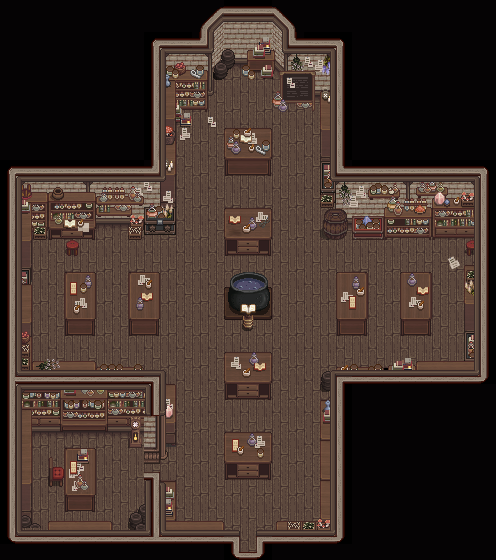

The image is a tile-based game level rendered from a .tmx file. Its description and source (layers, tilesets, objects; grid data summarised) follow:
An orthogonal 31x35 tile map with 16x16 px tiles, 5 tile layers (Back, Back1, Buildings, Front, ...).

<map version="1.10" tiledversion="1.12.2" orientation="orthogonal" renderorder="right-down" compressionlevel="0" width="31" height="35" tilewidth="16" tileheight="16" infinite="0" nextlayerid="17" nextobjectid="1">
 <tileset firstgid="1" name="z_Potions_Katy_Hogwarts" tilewidth="16" tileheight="16" tilecount="2176" columns="32">
  <image source="z_Potions_Katy_Hogwarts.png" width="512" height="1088" />
 </tileset>
 <layer id="5" name="Back" width="31" height="35">
  <data>[1085 cells, 678 non-empty, 22 distinct tile ids]</data>
 </layer>
 <layer id="8" name="Back1" width="31" height="35">
  <data>[1085 cells, 74 non-empty, 41 distinct tile ids]</data>
 </layer>
 <layer id="7" name="Buildings" width="31" height="35">
  <data>[1085 cells, 678 non-empty, 264 distinct tile ids]</data>
 </layer>
 <layer id="1" name="Front" width="31" height="35">
  <data>[1085 cells, 136 non-empty, 108 distinct tile ids]</data>
 </layer>
 <layer id="9" name="AlwaysFront" width="31" height="35">
  <data>[1085 cells, 146 non-empty, 24 distinct tile ids]</data>
 </layer>
 <objectgroup id="12" name="Back" />
 <objectgroup id="13" name="Back1" />
 <objectgroup id="14" name="Buildings" />
 <objectgroup id="15" name="Front" />
 <objectgroup id="16" name="AlwaysFront" />
</map>
